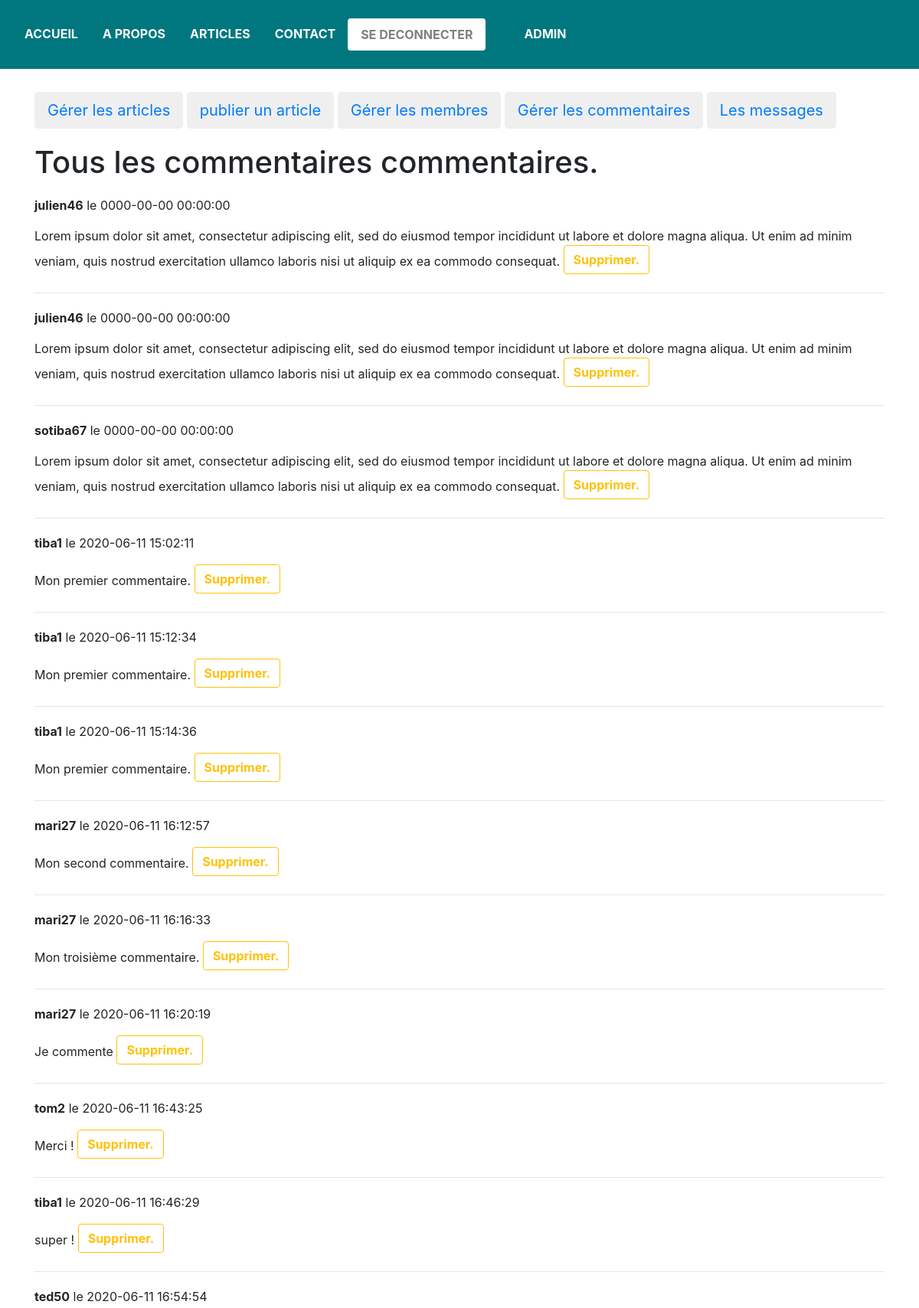
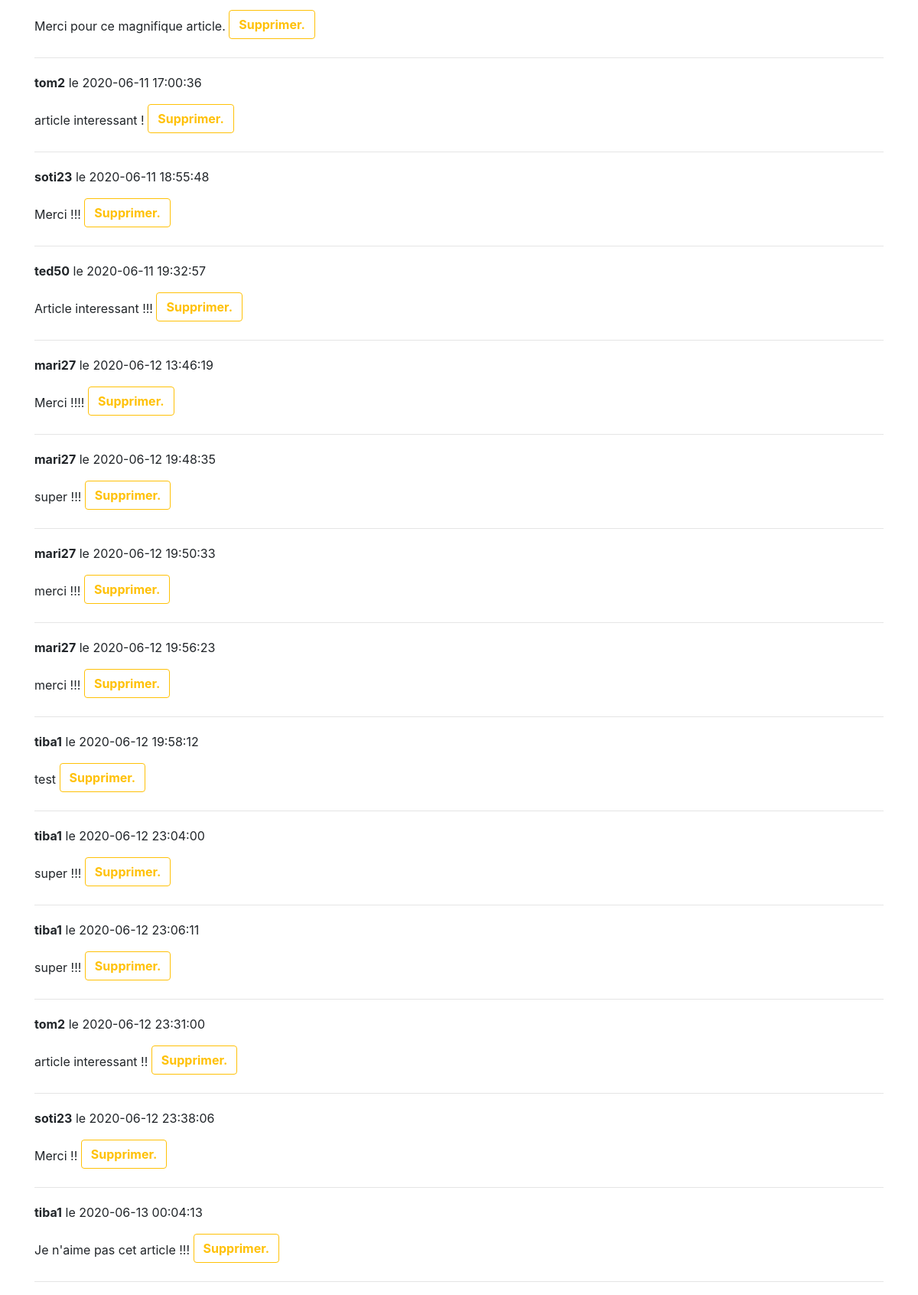
/commentaires.php (signed in, upper part), run on the app's committed database (2 pictures, top to bottom).
### tables this page shows
CREATE TABLE IF NOT EXISTS `commentaires` (
  `id` int(11) NOT NULL AUTO_INCREMENT,
  `id_billet` int(11) NOT NULL,
  `auteur` varchar(255) NOT NULL,
  `commentaire` text NOT NULL,
  `date_commentaire` datetime NOT NULL,
  `commentaires_signales` varchar(255) DEFAULT NULL,
  PRIMARY KEY (`id`)
);

### commentaires.php (the view, shortened to what this page needs)
<!DOCTYPE html>
<html>
    <head>
        <link rel="stylesheet" href="public/css/formulaire-commentaire.css" />
        <link rel="stylesheet" href="https://maxcdn.bootstrapcdn.com/bootstrap/4.0.0/css/bootstrap.min.css">
    </head>
    <body>
    	<header>
        	<?php include("sections-pages/barre-menu.php"); ?>
        	<div class="container-pluid" >
                <div class="row">
                    <div class="col-xs-12" id="image-header">
                    </div>
                </div>
            </div>
        </header>
        <section>
        <?php include("sections-pages/menuAdmin.php"); ?>
        <?php
        $bdd = new PDO('mysql:host=localhost;dbname=billet_simple_pour_l\'alaska;charset=utf8', 'root', '');
        $selectCommentaires = $bdd->query('SELECT * FROM commentaires');
        ?>
        <div class="container" style="margin-top: 20px;">
        <h1>Tous les commentaires commentaires.</h1>
        </div>
        <?php
        while ($allCommentaires = $selectCommentaires->fetch())
            {
            ?>
                <div class="container" style="margin-top: 20px;">
            		<p><strong><?php echo $allCommentaires['auteur'];?></strong> le <?php echo $allCommentaires['date_commentaire'];?></p>
                    <p><?php echo $allCommentaires['commentaire'];?> <a href="deleteCommentaire.php?id=<?php echo $allCommentaires['id'];?>&amp;commentaire=commentaire" type="button" class="btn btn-outline-warning mb-2"> <strong>Supprimer.</strong></a></p><hr>
            	</div>
            <?php
            }
            ?>
        </section>
    </body>
</html>

### public/css/formulaire-commentaire.css (style rules this page uses)
#image-header, img { width: 100%; height: 90px; }

### data on the page
commentaires: auteur "julien46", date_commentaire "0000-00-00 00:00:00", commentaire "Lorem ipsum dolor sit amet, consectetur adipiscing elit, sed do eiusmod tempor incididunt ut labore et dolore magna aliqua. Ut enim ad minim veniam, quis nostrud exercitation ullamco laboris nisi ut aliquip ex ea commodo consequat."
commentaires: auteur "julien46", date_commentaire "0000-00-00 00:00:00", commentaire "Lorem ipsum dolor sit amet, consectetur adipiscing elit, sed do eiusmod tempor incididunt ut labore et dolore magna aliqua. Ut enim ad minim veniam, quis nostrud exercitation ullamco laboris nisi ut aliquip ex ea commodo consequat."
commentaires: auteur "sotiba67", date_commentaire "0000-00-00 00:00:00", commentaire "Lorem ipsum dolor sit amet, consectetur adipiscing elit, sed do eiusmod tempor incididunt ut labore et dolore magna aliqua. Ut enim ad minim veniam, quis nostrud exercitation ullamco laboris nisi ut aliquip ex ea commodo consequat."
commentaires: auteur "tiba1", date_commentaire "2020-06-11 15:02:11", commentaire "Mon premier commentaire."
commentaires: auteur "tiba1", date_commentaire "2020-06-11 15:12:34", commentaire "Mon premier commentaire."
commentaires: auteur "tiba1", date_commentaire "2020-06-11 15:14:36", commentaire "Mon premier commentaire."
commentaires: auteur "mari27", date_commentaire "2020-06-11 16:12:57", commentaire "Mon second commentaire."
commentaires: auteur "mari27", date_commentaire "2020-06-11 16:16:33", commentaire "Mon troisième commentaire."
commentaires: auteur "mari27", date_commentaire "2020-06-11 16:20:19", commentaire "Je commente"
commentaires: auteur "tom2", date_commentaire "2020-06-11 16:43:25", commentaire "Merci !"
commentaires: auteur "tiba1", date_commentaire "2020-06-11 16:46:29", commentaire "super !"
commentaires: auteur "ted50", date_commentaire "2020-06-11 16:54:54", commentaire "Merci pour ce magnifique article."
commentaires: auteur "tom2", date_commentaire "2020-06-11 17:00:36", commentaire "article interessant !"
commentaires: auteur "soti23", date_commentaire "2020-06-11 18:55:48", commentaire "Merci !!!"
commentaires: auteur "ted50", date_commentaire "2020-06-11 19:32:57", commentaire "Article interessant !!!"
commentaires: auteur "mari27", date_commentaire "2020-06-12 13:46:19", commentaire "Merci !!!!"
commentaires: auteur "mari27", date_commentaire "2020-06-12 19:48:35", commentaire "super !!!"
commentaires: auteur "mari27", date_commentaire "2020-06-12 19:50:33", commentaire "merci !!!"
commentaires: auteur "mari27", date_commentaire "2020-06-12 19:56:23", commentaire "merci !!!"
commentaires: auteur "tiba1", date_commentaire "2020-06-12 19:58:12", commentaire "test"
commentaires: auteur "tiba1", date_commentaire "2020-06-12 23:04:00", commentaire "super !!!"
commentaires: auteur "tiba1", date_commentaire "2020-06-12 23:06:11", commentaire "super !!!"
commentaires: auteur "tom2", date_commentaire "2020-06-12 23:31:00", commentaire "article interessant !!"
commentaires: auteur "soti23", date_commentaire "2020-06-12 23:38:06", commentaire "Merci !!"
commentaires: auteur "tiba1", date_commentaire "2020-06-13 00:04:13", commentaire "Je n'aime pas cet article !!!"

### other printed values
$_SESSION["deconnecter"] "SE DECONNECTER"
$_SESSION['admin'] "ADMIN"
